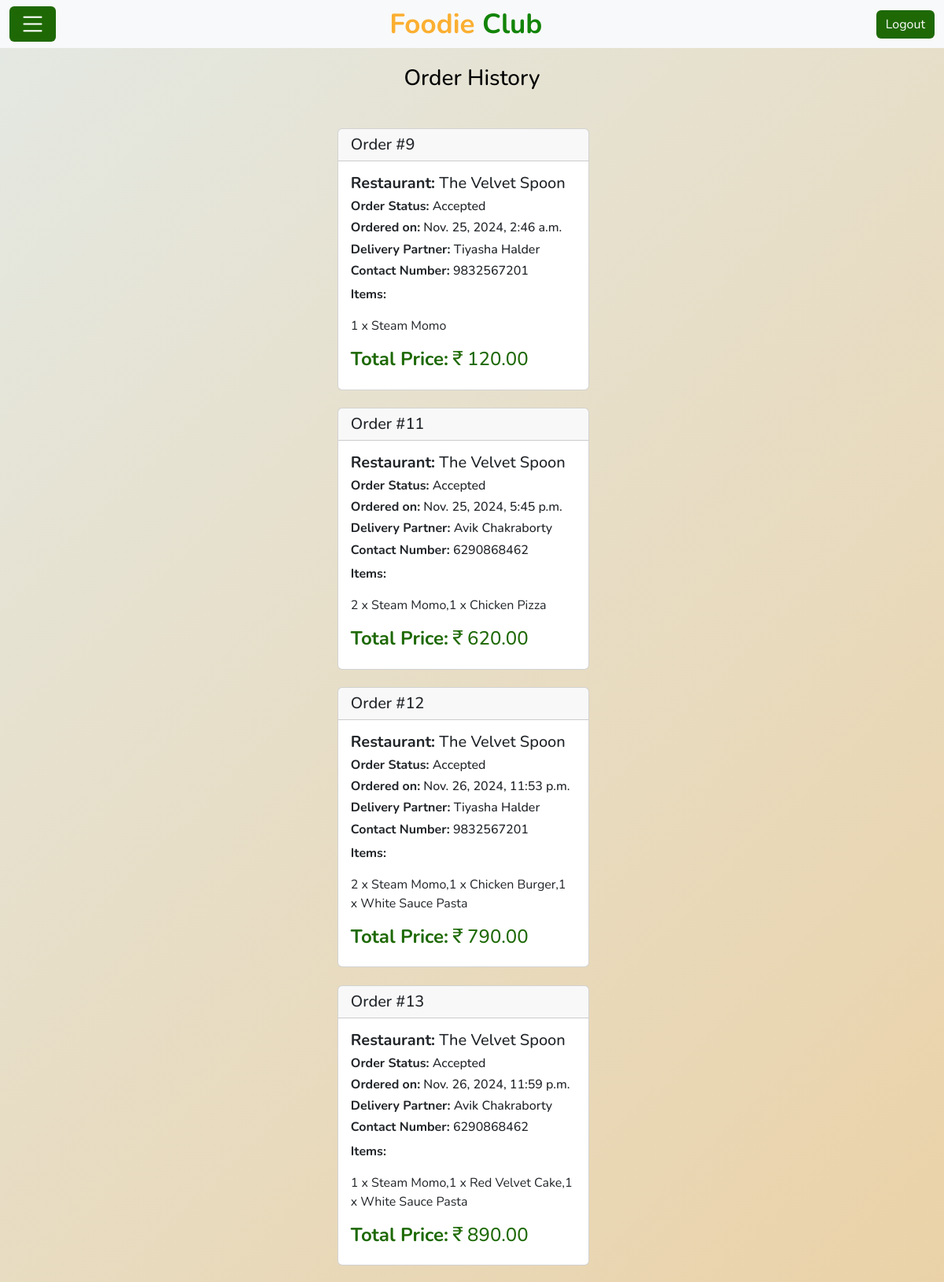
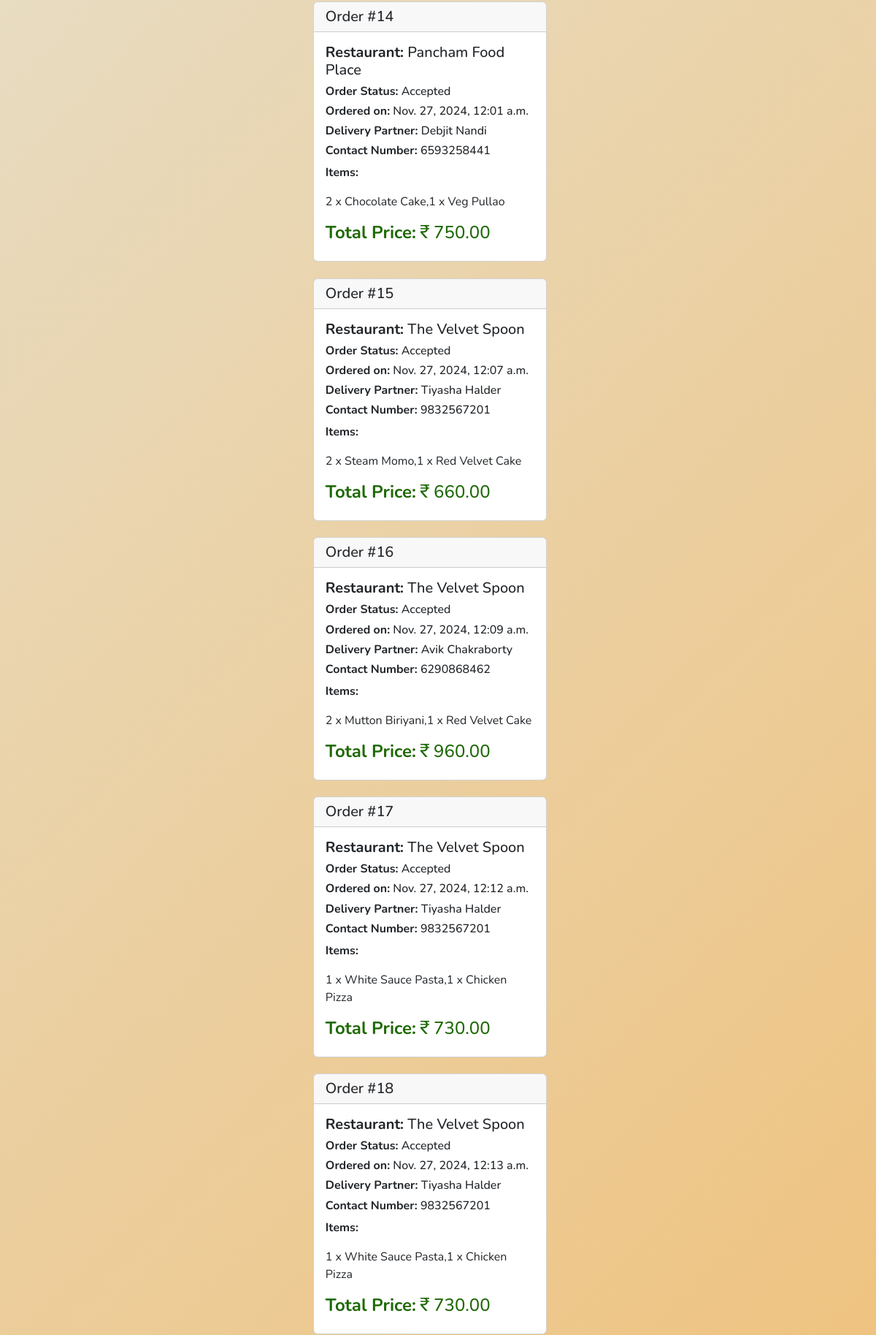
Screenshot of /view_orders_cus/ (signed in, upper part) with the database file from the repository (2 pictures, top to bottom).
### Restaurant/models.py (models this page shows)
class Restaurant(models.Model):
    res_id=models.AutoField(primary_key=True)
    res_name=models.CharField(max_length=100)
    restaurant_picture=models.ImageField(upload_to='res_picture/',validators=[validate_image],default='res_picture/res_home.jpg')
    email=models.EmailField(unique=True)
    password=models.CharField(max_length=50)
    mobile_number=models.BigIntegerField(unique=True)
    address=models.CharField(max_length=300)

class Order(models.Model):
    order_id=models.AutoField(primary_key=True)
    cust_email=models.EmailField()
    cust_name=models.CharField(max_length=100)
    cust_address=models.CharField(max_length=300)
    order_details=models.CharField(max_length=2000)
    total_price=models.DecimalField(max_digits=10,decimal_places=2)
    res_id=models.BigIntegerField()
    del_id=models.BigIntegerField(default=0)
    order_status=models.CharField(max_length=15,default="Pending")
    ordered_on=models.DateTimeField()

### Delivery/models.py (models this page shows)
class Delivery_Person(models.Model):
    del_id=models.AutoField(primary_key=True)
    del_name=models.CharField(max_length=100)
    email=models.EmailField(unique=True)
    password=models.CharField(max_length=50)
    mobile_number=models.BigIntegerField(unique=True)
    address=models.CharField(max_length=300)
    working_for=models.BigIntegerField()

### Customer/views.py (the view)
# urls.py: path('view_orders_cus/',views.view_orders_cus,name="view_orders_cus"),
def view_orders_cus(request):
    email=request.session.get('email')
    if request.session and Customer.objects.filter(email=email).exists():
        orders=Order.objects.filter(cust_email=email).exclude(order_status='Delivered')
        data=[]
        for order in orders:
            res=Restaurant.objects.get(res_id=order.res_id)
            if order.del_id!=0:
                delivery=Delivery_Person.objects.get(del_id=order.del_id)
                data.append({
                    'order_id':order.order_id,
                    'res_name':res.res_name,
                    'order_status':order.order_status,
                    'ordered_on':order.ordered_on,
                    'del_name':delivery.del_name,
                    'mobile_number':delivery.mobile_number,
                    'order_details':order.order_details,
                    'total_price':order.total_price,
                })
            else:
                data.append({
                    'order_id':order.order_id,
                    'res_name':res.res_name,
                    'order_status':order.order_status,
                    'ordered_on':order.ordered_on,
                    'order_details':order.order_details,
                    'total_price':order.total_price,
                })
        return render(request,'View_orders_cus.html',{'data':data})
    else:
        return redirect('error')

### templates/View_orders_cus.html (shortened to what this page needs)
<!DOCTYPE html>
<html lang="en">
<head>
    {%load static%}
    <link href="https://cdn.jsdelivr.net/npm/bootstrap@5.3.0-alpha3/dist/css/bootstrap.min.css" rel="stylesheet">
    <link rel="stylesheet" href="https://cdn.jsdelivr.net/npm/bootstrap-icons@1.11.3/font/bootstrap-icons.min.css">
</head>
<body>
    <div class="navbar navbar-expand-lg bg-light navbar-light">
        <div class="container-fluid">
            <a class="btn btn-primary navbar-brand" data-bs-toggle="offcanvas" href="#offcanvasExample" role="button" aria-controls="offcanvasExample"><i class="bi bi-list" style="color: white;"></i></a>
            <a href="/" class="navbar-brand">Foodie <span>Club</span></a>
            <a href="/logout"><button type="button" class="btn btn-primary">
                Logout
            </button></a>
        </div>
    </div>
    <div class="container">
        <h3 class="text-center mb-4" style="margin-top:2%">Order History</h3>
        {% for obj in data %}
            <div class="view-order">
                <div class="card" style="width: 20rem; margin-right: 2%;">
                    <div class="card-header">
                        <h5 class="mb-0">Order #{{obj.order_id}}</h5>
                    </div>
                    <div class="card-body">
                        <h5><strong>Restaurant:</strong> {{obj.res_name}}</h5>
                        <h6><b>Order Status:</b> {{obj.order_status}}</h6>
                        <h6><b>Ordered on:</b> {{obj.ordered_on}}</h6>
                        <h6><b>Delivery Partner:</b> {{obj.del_name}}</h6>
                        <h6><b>Contact Number:</b> {{obj.mobile_number}}</h6>
                        <p><strong>Items:</strong></p>
                        <p>{{obj.order_details}}</p>
                        <h4 style="color: #1e6905;"><strong>Total Price:</strong><i class="bi bi-currency-rupee"></i>{{obj.total_price}}</h4>
                    </div>
                </div>
            </div>
        {% endfor %}
    </div>
</body>
</html>

### templates/View_orders_cus.html (style rules this page uses)
body { color: black; margin: 0; font-family: 'Nunito', sans-serif; background: linear-gradient(135deg, rgba(221, 227, 220, 0.8), rgba(245, 167, 57, 0.947)); }
.btn-primary { background-color: #1e6905; border: none; }
.navbar .navbar-brand { margin: 0; color: #fbaf32; font-size: 35px; line-height: 0px; font-weight: 700; font-family: 'Nunito', sans-serif; transition: .5s; }
.navbar .navbar-brand span { color: #128408; }
.view-order { display: flex; flex-wrap: wrap; justify-content: center; }
.card { margin-top: 2%; }

### rows the page displays
Restaurant: res_name "The Velvet Spoon" "The Velvet Spoon" "The Velvet Spoon" "The Velvet Spoon" "The Velvet Spoon" "The Velvet Spoon" "The Velvet Spoon" "The Velvet Spoon"
Order: order_status "Accepted", ordered_on "Nov. 25, 2024, 2:46 a.m.", order_details "1 x Steam Momo", total_price "120.00"
Delivery_Person: del_name "Tiyasha Halder" "Tiyasha Halder" "Tiyasha Halder" "Tiyasha Halder" "Tiyasha Halder"
Order: order_status "Accepted", ordered_on "Nov. 25, 2024, 5:45 p.m.", order_details "2 x Steam Momo,1 x Chicken Pizza", total_price "620.00"
Delivery_Person: del_name "Avik Chakraborty" "Avik Chakraborty" "Avik Chakraborty"
Order: order_status "Accepted", ordered_on "Nov. 26, 2024, 11:53 p.m.", order_details "2 x Steam Momo,1 x Chicken Burger,1 x White Sauce Pasta", total_price "790.00"
Order: order_status "Accepted", ordered_on "Nov. 26, 2024, 11:59 p.m.", order_details "1 x Steam Momo,1 x Red Velvet Cake,1 x White Sauce Pasta", total_price "890.00"
Restaurant: res_name "Pancham Food Place"
Order: order_status "Accepted", ordered_on "Nov. 27, 2024, 12:01 a.m.", order_details "2 x Chocolate Cake,1 x Veg Pullao", total_price "750.00"
Delivery_Person: del_name "Debjit Nandi"
Order: order_status "Accepted", ordered_on "Nov. 27, 2024, 12:07 a.m.", order_details "2 x Steam Momo,1 x Red Velvet Cake", total_price "660.00"
Order: order_status "Accepted", ordered_on "Nov. 27, 2024, 12:09 a.m.", order_details "2 x Mutton Biriyani,1 x Red Velvet Cake", total_price "960.00"
Order: order_status "Accepted", ordered_on "Nov. 27, 2024, 12:12 a.m.", order_details "1 x White Sauce Pasta,1 x Chicken Pizza", total_price "730.00"
Order: order_status "Accepted", ordered_on "Nov. 27, 2024, 12:13 a.m.", order_details "1 x White Sauce Pasta,1 x Chicken Pizza", total_price "730.00"

### other values shown
{{ obj.order_id }} "9" "11" "12" "13" "14" "15" "16" "17" "18"
{{ obj.mobile_number }} "9832567201" "6290868462" "9832567201" "6290868462" "6593258441" "9832567201" "6290868462" "9832567201" "9832567201"
